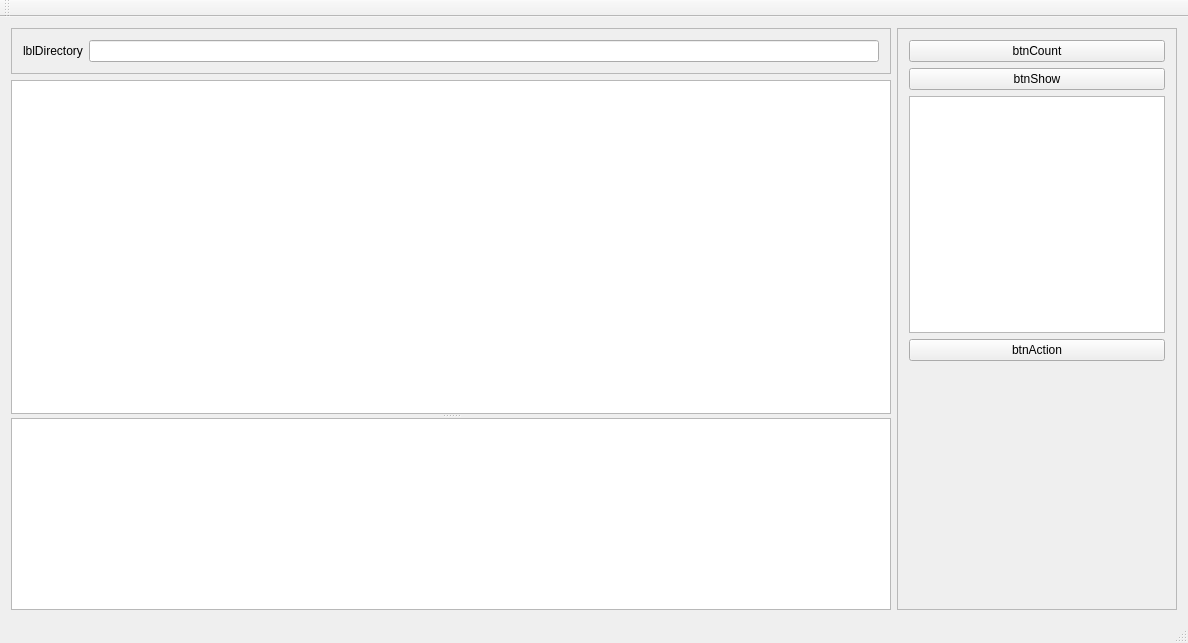
<?xml version="1.0" encoding="UTF-8"?>
<ui version="4.0">
 <class>AuswertungQtClass</class>
 <widget class="QMainWindow" name="AuswertungQtClass">
  <property name="geometry">
   <rect>
    <x>0</x>
    <y>0</y>
    <width>1188</width>
    <height>643</height>
   </rect>
  </property>
  <property name="windowTitle">
   <string>AuswertungQt</string>
  </property>
  <widget class="QWidget" name="centralWidget">
   <layout class="QHBoxLayout" name="horizontalLayout_2">
    <item>
     <layout class="QVBoxLayout" name="verticalLayout_2">
      <item>
       <widget class="QFrame" name="frame_2">
        <property name="sizePolicy">
         <sizepolicy hsizetype="Preferred" vsizetype="Fixed">
          <horstretch>0</horstretch>
          <verstretch>0</verstretch>
         </sizepolicy>
        </property>
        <property name="frameShape">
         <enum>QFrame::StyledPanel</enum>
        </property>
        <property name="frameShadow">
         <enum>QFrame::Raised</enum>
        </property>
        <layout class="QHBoxLayout" name="horizontalLayout">
         <item>
          <widget class="QLabel" name="lblDirectory">
           <property name="text">
            <string>lblDirectory</string>
           </property>
          </widget>
         </item>
         <item>
          <widget class="QLineEdit" name="edtDirectory"/>
         </item>
        </layout>
       </widget>
      </item>
      <item>
       <widget class="QSplitter" name="splitter">
        <property name="orientation">
         <enum>Qt::Vertical</enum>
        </property>
        <widget class="QTableWidget" name="lvOutput">
         <property name="sizePolicy">
          <sizepolicy hsizetype="Expanding" vsizetype="Expanding">
           <horstretch>0</horstretch>
           <verstretch>2</verstretch>
          </sizepolicy>
         </property>
         <property name="alternatingRowColors">
          <bool>true</bool>
         </property>
         <attribute name="verticalHeaderMinimumSectionSize">
          <number>23</number>
         </attribute>
         <attribute name="verticalHeaderDefaultSectionSize">
          <number>25</number>
         </attribute>
        </widget>
        <widget class="QTextEdit" name="memError"/>
       </widget>
      </item>
     </layout>
    </item>
    <item>
     <widget class="QFrame" name="frame">
      <property name="sizePolicy">
       <sizepolicy hsizetype="Fixed" vsizetype="Preferred">
        <horstretch>0</horstretch>
        <verstretch>0</verstretch>
       </sizepolicy>
      </property>
      <property name="frameShape">
       <enum>QFrame::StyledPanel</enum>
      </property>
      <property name="frameShadow">
       <enum>QFrame::Raised</enum>
      </property>
      <layout class="QVBoxLayout" name="verticalLayout">
       <item>
        <widget class="QPushButton" name="btnCount">
         <property name="text">
          <string>btnCount</string>
         </property>
        </widget>
       </item>
       <item>
        <widget class="QPushButton" name="btnShow">
         <property name="text">
          <string>btnShow</string>
         </property>
        </widget>
       </item>
       <item>
        <widget class="QListWidget" name="lbValues">
         <property name="selectionMode">
          <enum>QAbstractItemView::ExtendedSelection</enum>
         </property>
         <property name="selectionBehavior">
          <enum>QAbstractItemView::SelectRows</enum>
         </property>
        </widget>
       </item>
       <item>
        <widget class="QPushButton" name="btnParse">
         <property name="text">
          <string>btnAction</string>
         </property>
        </widget>
       </item>
       <item>
        <spacer name="verticalSpacer">
         <property name="orientation">
          <enum>Qt::Vertical</enum>
         </property>
         <property name="sizeHint" stdset="0">
          <size>
           <width>20</width>
           <height>224</height>
          </size>
         </property>
        </spacer>
       </item>
      </layout>
     </widget>
    </item>
   </layout>
  </widget>
  <widget class="QMenuBar" name="menuBar">
   <property name="geometry">
    <rect>
     <x>0</x>
     <y>0</y>
     <width>1188</width>
     <height>22</height>
    </rect>
   </property>
  </widget>
  <widget class="QToolBar" name="mainToolBar">
   <attribute name="toolBarArea">
    <enum>TopToolBarArea</enum>
   </attribute>
   <attribute name="toolBarBreak">
    <bool>false</bool>
   </attribute>
  </widget>
  <widget class="QStatusBar" name="statusBar"/>
 </widget>
 <layoutdefault spacing="6" margin="11"/>
 <resources>
  <include location="AuswertungQt.qrc"/>
 </resources>
 <connections/>
</ui>
